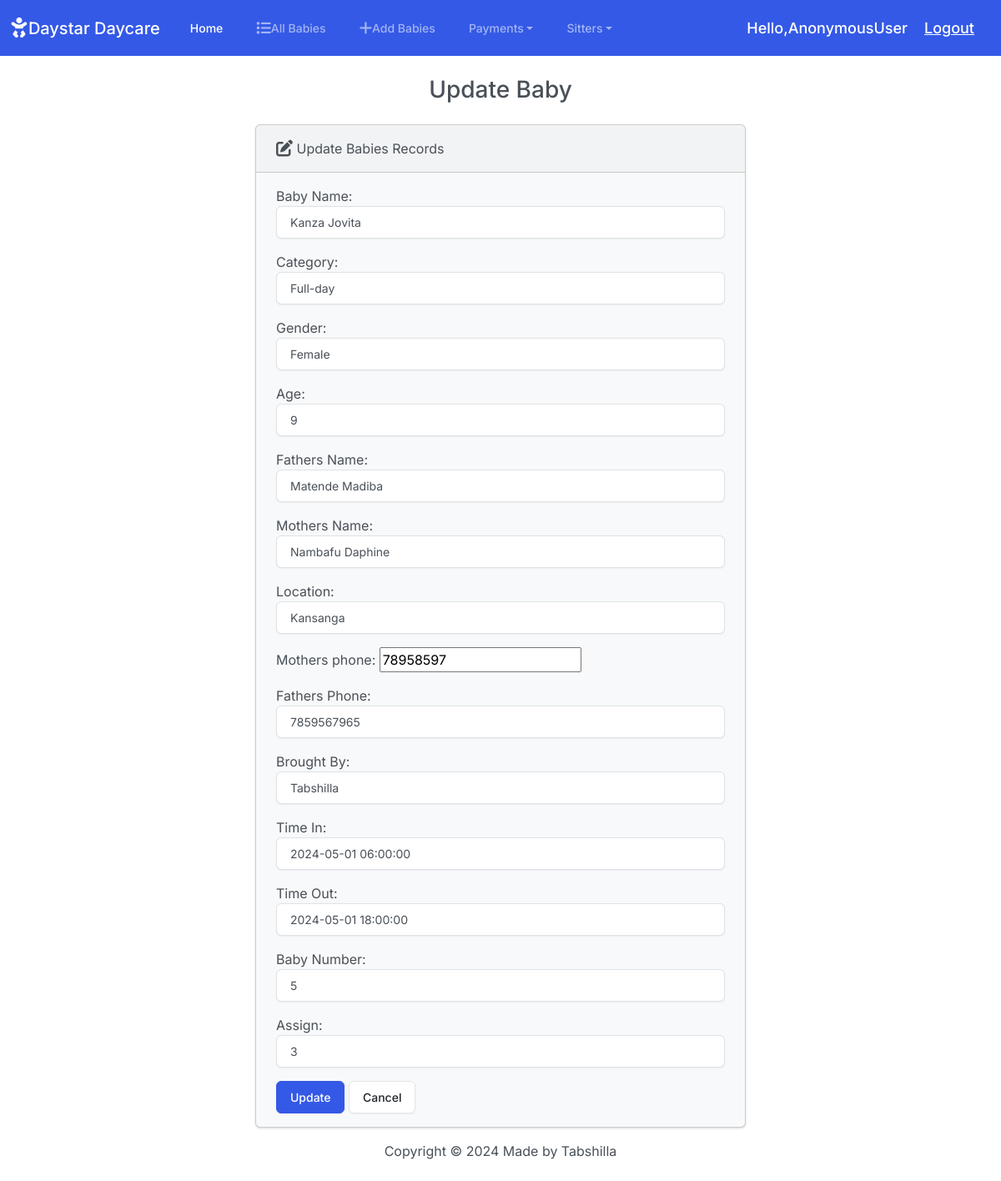
Page /edit/4/ on the committed database.
### DaystarApp/models.py (models this page shows, shortened)
class Baby(models.Model):
    GENDER_CHOICES = (
        ('Male', 'Male'),
        ('Female', 'Female'),
    )
    B_name = models.CharField(max_length=200,null=True,blank=True)
    c_stay = models.ForeignKey(Categorystay,on_delete = models.CASCADE,null=True,blank = True)
    Gender = models.CharField(max_length=10, choices=GENDER_CHOICES)
    age = models.IntegerField(null=True,blank=True,default=0)
    fathers_name = models.CharField(max_length= 255, null=True,blank=True)
    mothers_name = models.CharField(max_length= 255,null=True,blank=True)
    location = models.CharField(max_length= 255)
    mothers_phone = models.IntegerField(null= True)
    fathers_phone = models.IntegerField(null= True)
    brought_by = models.CharField(max_length=200, null=True, blank=True)
    timeIn = models.DateTimeField(null=True,blank=True)
    timeOut = models.DateTimeField(null=True,blank=True)
    baby_number = models.PositiveIntegerField()
    assign = models.ForeignKey(Sitter,on_delete=models.CASCADE, null= True, blank=True)

### DaystarApp/views.py (the view)
# urls.py: path('edit/<int:id>/', views.edit, name='edit'),
def edit(request,id):
    if request.method =='POST':
     baby = Baby.objects.get(pk=id)
     form = BabyForm(request.POST, instance=baby)
     if form.is_valid():
        form.save()
        return render(request, 'DaystarApp/edit.html', {
            'form':form,
            'success':True
            })
    else:
        baby = Baby.objects.get(pk=id)
        form = BabyForm(instance=baby)
    return render(request, 'DaystarApp/edit.html',{'form':form})

### DaystarApp/models.py (called while the page is built)
    def __str__(self):
        return self.name

### DaystarApp/templates/DaystarApp/edit.html (shortened to what this page needs)
{% extends "DaystarApp/base.html" %}
{% block body %}
<h3 class="text-center m-4"> Update Baby</h3>
{% if success %}
<div class="alert alert-success" role="alert">
    The Baby is updated successfully
    <a href= "{% url 'index' %}" class="alert-link">Go to Home Page</a>
</div>
{% else %}
   <div class='row justify-content-center'>
    <div class='col-md-6'>
        <div class="card bg-light mb-3">
            <div class="card-header">
                <i class="fa-solid fa-pen-to-square fa-lg"></i>
                Update Babies Records
            </div>
            <div class="card-body">
              <form action="" method="POST">
                {{ form.as_p }}
                <button type="submit" class="btn btn-primary">Update</button>
                <a href="{% url 'index' %}" class="btn btn-secondary">Cancel</a>
              </form>
            </div>
   </div>
{% endif %}
{% endblock  %}

### rows in the picture
Baby: B_name "Kanza Jovita", c_stay "Full-day", Gender "Female", age "9", fathers_name "Matende Madiba", mothers_name "Nambafu Daphine", location "Kansanga", mothers_phone "78958597", fathers_phone "7859567965", brought_by "Tabshilla", timeIn "2024-05-01 06:00:00", timeOut "2024-05-01 18:00:00", baby_number "5", assign "3"

### other values in the picture
{{ request.user }} "AnonymousUser"
